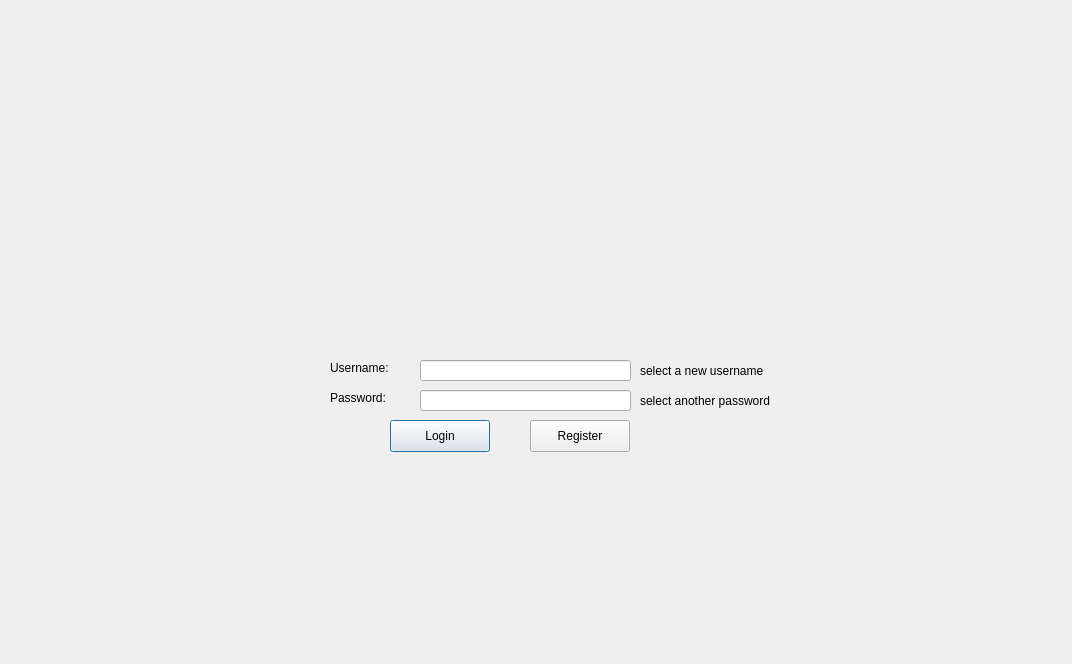
<?xml version="1.0" encoding="UTF-8"?>
<ui version="4.0">
 <class>LoginWindow</class>
 <widget class="QDialog" name="LoginWindow">
  <property name="geometry">
   <rect>
    <x>0</x>
    <y>0</y>
    <width>1072</width>
    <height>664</height>
   </rect>
  </property>
  <property name="windowTitle">
   <string>Dialog</string>
  </property>
  <widget class="QLabel" name="usernameLabel">
   <property name="geometry">
    <rect>
     <x>330</x>
     <y>360</y>
     <width>91</width>
     <height>16</height>
    </rect>
   </property>
   <property name="text">
    <string>Username:</string>
   </property>
  </widget>
  <widget class="QLabel" name="passLabel">
   <property name="geometry">
    <rect>
     <x>330</x>
     <y>390</y>
     <width>81</width>
     <height>16</height>
    </rect>
   </property>
   <property name="text">
    <string>Password:</string>
   </property>
  </widget>
  <widget class="QLineEdit" name="username_line">
   <property name="geometry">
    <rect>
     <x>420</x>
     <y>360</y>
     <width>211</width>
     <height>21</height>
    </rect>
   </property>
  </widget>
  <widget class="QLineEdit" name="pass_line">
   <property name="geometry">
    <rect>
     <x>420</x>
     <y>390</y>
     <width>211</width>
     <height>21</height>
    </rect>
   </property>
   <property name="echoMode">
    <enum>QLineEdit::Password</enum>
   </property>
  </widget>
  <widget class="QLabel" name="usernameError">
   <property name="geometry">
    <rect>
     <x>640</x>
     <y>360</y>
     <width>141</width>
     <height>21</height>
    </rect>
   </property>
   <property name="text">
    <string>select a new username</string>
   </property>
  </widget>
  <widget class="QLabel" name="passError">
   <property name="geometry">
    <rect>
     <x>640</x>
     <y>390</y>
     <width>161</width>
     <height>21</height>
    </rect>
   </property>
   <property name="text">
    <string>select another password</string>
   </property>
  </widget>
  <widget class="QPushButton" name="loginPush">
   <property name="geometry">
    <rect>
     <x>390</x>
     <y>420</y>
     <width>100</width>
     <height>32</height>
    </rect>
   </property>
   <property name="text">
    <string>Login</string>
   </property>
  </widget>
  <widget class="QPushButton" name="registerPush">
   <property name="geometry">
    <rect>
     <x>530</x>
     <y>420</y>
     <width>100</width>
     <height>32</height>
    </rect>
   </property>
   <property name="text">
    <string>Register</string>
   </property>
  </widget>
 </widget>
 <resources/>
 <connections/>
</ui>
